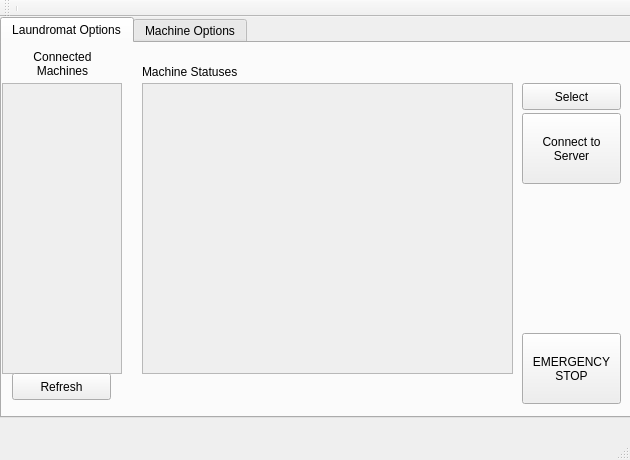
<?xml version="1.0" encoding="UTF-8"?>
<ui version="4.0">
 <class>MainWindow</class>
 <widget class="QMainWindow" name="MainWindow">
  <property name="geometry">
   <rect>
    <x>0</x>
    <y>0</y>
    <width>630</width>
    <height>460</height>
   </rect>
  </property>
  <property name="windowTitle">
   <string>MainWindow</string>
  </property>
  <widget class="QWidget" name="centralWidget">
   <widget class="QTabWidget" name="tabControls">
    <property name="geometry">
     <rect>
      <x>0</x>
      <y>0</y>
      <width>631</width>
      <height>401</height>
     </rect>
    </property>
    <property name="currentIndex">
     <number>0</number>
    </property>
    <widget class="QWidget" name="tabLaunOpts">
     <attribute name="title">
      <string>Laundromat Options</string>
     </attribute>
     <widget class="QScrollArea" name="scrollMachines">
      <property name="geometry">
       <rect>
        <x>0</x>
        <y>40</y>
        <width>120</width>
        <height>291</height>
       </rect>
      </property>
      <property name="widgetResizable">
       <bool>true</bool>
      </property>
      <widget class="QWidget" name="scrollAreaWidgetContents">
       <property name="geometry">
        <rect>
         <x>0</x>
         <y>0</y>
         <width>118</width>
         <height>289</height>
        </rect>
       </property>
      </widget>
     </widget>
     <widget class="QPushButton" name="btnRefresh">
      <property name="geometry">
       <rect>
        <x>10</x>
        <y>330</y>
        <width>99</width>
        <height>27</height>
       </rect>
      </property>
      <property name="text">
       <string>Refresh</string>
      </property>
     </widget>
     <widget class="QPushButton" name="btnEmStop">
      <property name="geometry">
       <rect>
        <x>520</x>
        <y>290</y>
        <width>99</width>
        <height>71</height>
       </rect>
      </property>
      <property name="text">
       <string>EMERGENCY
STOP</string>
      </property>
     </widget>
     <widget class="QLabel" name="lblConMach">
      <property name="geometry">
       <rect>
        <x>20</x>
        <y>0</y>
        <width>81</width>
        <height>41</height>
       </rect>
      </property>
      <property name="text">
       <string>Connected 
Machines</string>
      </property>
      <property name="alignment">
       <set>Qt::AlignCenter</set>
      </property>
     </widget>
     <widget class="QScrollArea" name="scrollMachineDetails">
      <property name="geometry">
       <rect>
        <x>140</x>
        <y>40</y>
        <width>371</width>
        <height>291</height>
       </rect>
      </property>
      <property name="widgetResizable">
       <bool>true</bool>
      </property>
      <widget class="QWidget" name="scrollAreaWidgetContents_2">
       <property name="geometry">
        <rect>
         <x>0</x>
         <y>0</y>
         <width>369</width>
         <height>289</height>
        </rect>
       </property>
      </widget>
     </widget>
     <widget class="QPushButton" name="btnSelect">
      <property name="geometry">
       <rect>
        <x>520</x>
        <y>40</y>
        <width>99</width>
        <height>27</height>
       </rect>
      </property>
      <property name="text">
       <string>Select</string>
      </property>
     </widget>
     <widget class="QLabel" name="lblMachStats">
      <property name="geometry">
       <rect>
        <x>140</x>
        <y>20</y>
        <width>121</width>
        <height>17</height>
       </rect>
      </property>
      <property name="text">
       <string>Machine Statuses</string>
      </property>
     </widget>
     <widget class="QPushButton" name="btnConnect">
      <property name="geometry">
       <rect>
        <x>520</x>
        <y>70</y>
        <width>99</width>
        <height>71</height>
       </rect>
      </property>
      <property name="text">
       <string>Connect to
Server</string>
      </property>
     </widget>
    </widget>
    <widget class="QWidget" name="tabMachOpts">
     <attribute name="title">
      <string>Machine Options</string>
     </attribute>
     <widget class="QLabel" name="lblSelectedMach">
      <property name="geometry">
       <rect>
        <x>10</x>
        <y>10</y>
        <width>151</width>
        <height>17</height>
       </rect>
      </property>
      <property name="text">
       <string>MachineLabel</string>
      </property>
     </widget>
     <widget class="QLabel" name="lblMachRunning">
      <property name="geometry">
       <rect>
        <x>10</x>
        <y>30</y>
        <width>67</width>
        <height>17</height>
       </rect>
      </property>
      <property name="text">
       <string>Running:</string>
      </property>
     </widget>
     <widget class="QLabel" name="lblSelectedProgram">
      <property name="geometry">
       <rect>
        <x>10</x>
        <y>60</y>
        <width>131</width>
        <height>17</height>
       </rect>
      </property>
      <property name="text">
       <string>Selected Program:</string>
      </property>
     </widget>
     <widget class="QRadioButton" name="rbtnProgA">
      <property name="geometry">
       <rect>
        <x>10</x>
        <y>80</y>
        <width>117</width>
        <height>22</height>
       </rect>
      </property>
      <property name="text">
       <string>Program A</string>
      </property>
     </widget>
     <widget class="QRadioButton" name="rbtnProgB">
      <property name="geometry">
       <rect>
        <x>10</x>
        <y>100</y>
        <width>117</width>
        <height>22</height>
       </rect>
      </property>
      <property name="text">
       <string>Program B</string>
      </property>
     </widget>
     <widget class="QRadioButton" name="rbtnProgC">
      <property name="geometry">
       <rect>
        <x>10</x>
        <y>120</y>
        <width>117</width>
        <height>22</height>
       </rect>
      </property>
      <property name="text">
       <string>Program C</string>
      </property>
     </widget>
     <widget class="QLabel" name="lblDrainStat">
      <property name="geometry">
       <rect>
        <x>20</x>
        <y>170</y>
        <width>67</width>
        <height>17</height>
       </rect>
      </property>
      <property name="text">
       <string>Drain:</string>
      </property>
     </widget>
     <widget class="QLabel" name="lblWaterLvl">
      <property name="geometry">
       <rect>
        <x>20</x>
        <y>210</y>
        <width>91</width>
        <height>17</height>
       </rect>
      </property>
      <property name="text">
       <string>Water Level:</string>
      </property>
     </widget>
     <widget class="QLabel" name="lblHeatStat">
      <property name="geometry">
       <rect>
        <x>20</x>
        <y>260</y>
        <width>67</width>
        <height>17</height>
       </rect>
      </property>
      <property name="text">
       <string>Heater:</string>
      </property>
     </widget>
     <widget class="QLabel" name="lblTemp">
      <property name="geometry">
       <rect>
        <x>20</x>
        <y>280</y>
        <width>101</width>
        <height>17</height>
       </rect>
      </property>
      <property name="text">
       <string>Temperature:</string>
      </property>
     </widget>
     <widget class="QLabel" name="lblSinkStat">
      <property name="geometry">
       <rect>
        <x>20</x>
        <y>190</y>
        <width>41</width>
        <height>17</height>
       </rect>
      </property>
      <property name="text">
       <string>Sink:</string>
      </property>
     </widget>
     <widget class="QPushButton" name="btnRemStart">
      <property name="geometry">
       <rect>
        <x>520</x>
        <y>300</y>
        <width>99</width>
        <height>27</height>
       </rect>
      </property>
      <property name="text">
       <string>Remote Start</string>
      </property>
     </widget>
     <widget class="QPushButton" name="btnRemStop">
      <property name="geometry">
       <rect>
        <x>520</x>
        <y>330</y>
        <width>99</width>
        <height>27</height>
       </rect>
      </property>
      <property name="text">
       <string>Remote Stop</string>
      </property>
     </widget>
     <widget class="QLabel" name="lblMotDir">
      <property name="geometry">
       <rect>
        <x>260</x>
        <y>60</y>
        <width>121</width>
        <height>17</height>
       </rect>
      </property>
      <property name="text">
       <string>Motor Direction:</string>
      </property>
     </widget>
     <widget class="QLabel" name="lblMotSpeed">
      <property name="geometry">
       <rect>
        <x>260</x>
        <y>80</y>
        <width>101</width>
        <height>17</height>
       </rect>
      </property>
      <property name="text">
       <string>Motor Speed:</string>
      </property>
     </widget>
    </widget>
   </widget>
  </widget>
  <widget class="QToolBar" name="mainToolBar">
   <attribute name="toolBarArea">
    <enum>TopToolBarArea</enum>
   </attribute>
   <attribute name="toolBarBreak">
    <bool>false</bool>
   </attribute>
   <addaction name="separator"/>
  </widget>
  <widget class="QStatusBar" name="statusBar"/>
  <action name="actionRefresh_Machines">
   <property name="text">
    <string>Refresh Machines</string>
   </property>
  </action>
  <action name="actionMachine_List">
   <property name="text">
    <string>Connect</string>
   </property>
  </action>
  <action name="actionSelect_Machine">
   <property name="text">
    <string>Select Machine</string>
   </property>
  </action>
 </widget>
 <layoutdefault spacing="6" margin="11"/>
 <resources/>
 <connections/>
</ui>
